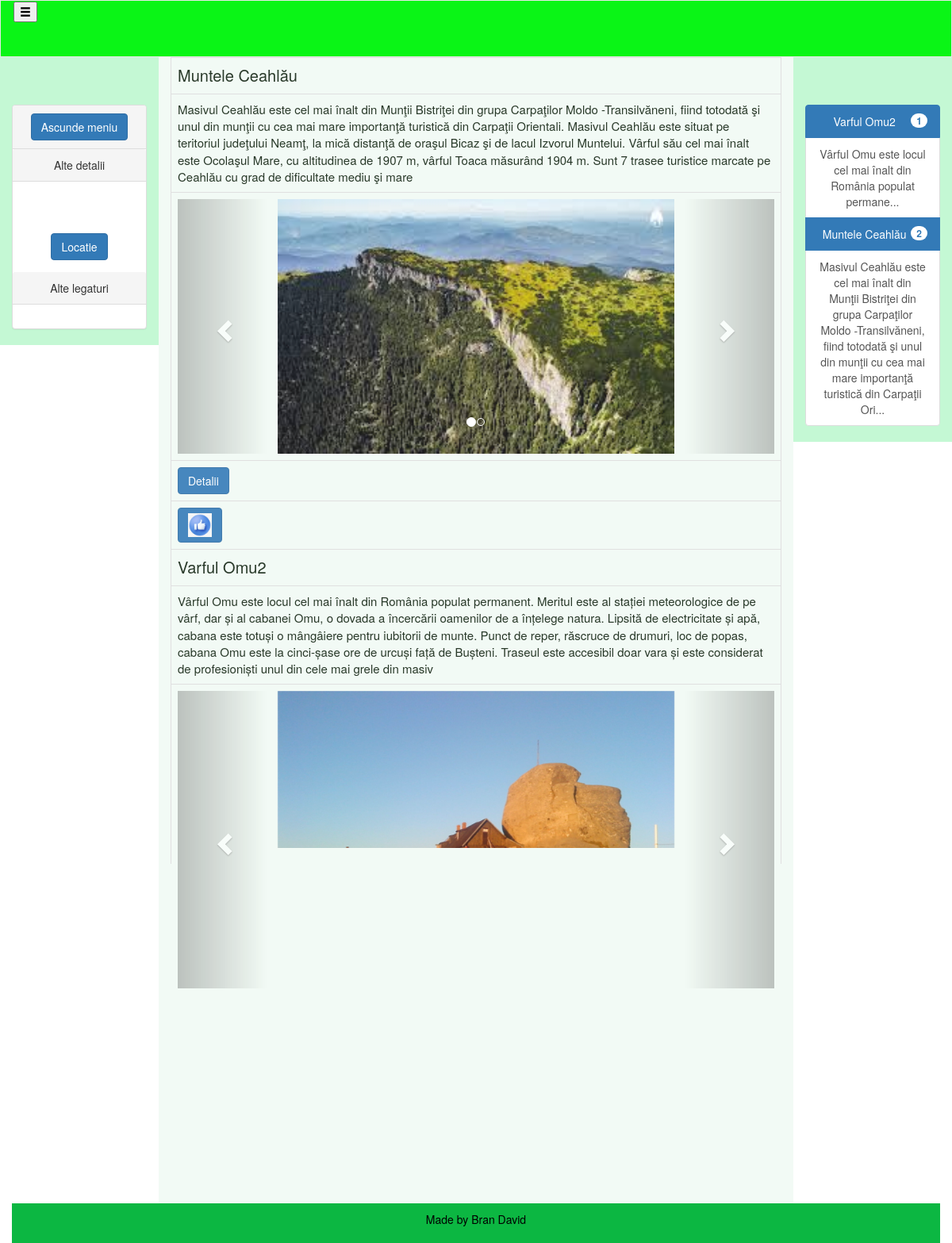
Screenshot of /topLocuri.php with the database file from the repository.
### tables this page shows
CREATE TABLE `zone_turistice` (
  `id` int(11) NOT NULL,
  `nume` varchar(30) NOT NULL DEFAULT '',
  `descriere` varchar(5000) NOT NULL DEFAULT '...',
  `imagine` varchar(300) NOT NULL
);

CREATE TABLE `top_zone` (
  `id` int(11) NOT NULL,
  `idparinte` int(11) DEFAULT 0,
  `voturi` int(11) NOT NULL DEFAULT 0,
  `observatii` varchar(400) NOT NULL
);

### QuiresSQL.php (called while the page is built, shortened)
<?php
class QuiresSQL {
    private $host="";
    private $usernameDB="";
    private $passwordDB="";
    private $nameDb="";
    private $con="";
     function __construct(){
        $this->host="localhost";
        $this->usernameDB="root";
        $this->passwordDB="";
        $this->nameDb="romania_frumoasa";
    }
    public function connect(){
        $this->con=mysqli_connect($this->host, $this->usernameDB, $this->passwordDB, $this->nameDb);
        return $this->con;
    }
    public function selectPage($page){
        $rows=2;
        $sql="SELECT * FROM `zone_turistice` limit ".$page.",".$rows;
        $result = mysqli_query($this->con, $sql);
        return $result;
    }
    public function count_Zone_Tutistice(){
        $sql="SELECT * FROM `zone_turistice`";
        $result = mysqli_query($this->con, $sql);
        $nr=mysqli_num_rows($result);
        return $nr;
    }
    public function selectTop5zone($table){
        $sql="SELECT t.idparinte, z.nume,z.descriere FROM `$table` as t INNER JOIN zone_turistice as z ON t.idparinte=z.id ORDER BY voturi DESC LIMIT 5";
        $result = mysqli_query($this->con, $sql) or die(mysqli_error("could not connect"));
        return $result;
     }
}

### topLocuri.php (the view)
 <?php include_once 'header.php';?>
 <?php
                    $select=new QuiresSQL();
                    $rowsparpage=2;
                    if(is_null($_REQUEST['p'])){
                         $p=0;
                    }else{
                         $page=$_REQUEST['p'];
                         $page=$page-1;
                         $p=$page*$rowsparpage;
                    }
                    $result=$select->selectPage($p);
                    echo'<table class="table table-bordered">';
                    while($row = mysqli_fetch_array( $result)){
                        $id=$row['id'];
                        $nume=$row['nume'];
                        $descriere=$row['descriere'];
                        $imgs=$row['imagine'];
                        echo'<tr><td style="font-size: 20px;">'.$nume.'</td></tr>
                             <tr><td style="font-size: 15px;text-align: left;">'.$descriere.'</td></tr>
                                    ';
                         $imagesSplit= explode(',', $imgs);
                         echo '<tr><td>
                         <div id="myCarousel'.$id.'" class="carousel slide" data-ride="carousel">';
                         echo '<ol class="carousel-indicators">';
                       $bool_first=true;
                       foreach ($imagesSplit as $image) {
                            if($bool_first){
                            echo '<li data-target="#myCarousel'.$id.'" data-slide-to="'.$image.'" class="active"></li>';
                            $bool_first=false;
                            }else{
                                 echo '<li data-target="#myCarousel'.$id.'" data-slide-to="'.$image.'"></li>';
                            }
                         }
                         echo '</ol>';
                         echo '<div class="carousel-inner">';
                         $bool_first=true;
                         foreach ($imagesSplit as $image) {
                              if($bool_first){
                              echo ' <div class="item active" align="center">';
                              $bool_first=false;
                              }else{
                                   echo ' <div class="item" align="center">';
                              }
                              echo '<img src="./imagini/'.$image.'" width="500px"/>';
                              echo '</div>';
                         }
                         echo '</div>';
                         echo '<a class="left carousel-control" href="#myCarousel'.$id.'" data-slide="prev">
                           <span class="glyphicon glyphicon-chevron-left"></span>
                           <span class="sr-only">Previous</span>
                         </a>
                         <a class="right carousel-control" href="#myCarousel'.$id.'" data-slide="next">
                           <span class="glyphicon glyphicon-chevron-right"></span>
                           <span class="sr-only">Next</span>
                         </a>
                       </div>
                       </td></tr>';
                         echo '<tr><td><button class="btn btn-primary" data-toggle="modal" data-target="#myModal" name="'.$id.'" onclick="showDetails(this)"> Detalii</button></td></tr>';
                         echo '<tr><td><button class="btn btn-primary" data-toggle="modal" data-target="#myModal" name="'.$id.'" onclick="addVot(this)""><img src="imagini/ptSite/likeFB.png" width="30px"/></button></td></tr>';
                    }
                    echo '</table>';
                    $prev_page=$_REQUEST['p']-1;
                    echo '<nav aria-label="...">
                         <ul class="pager">';
                    if($_REQUEST['p']>1){
                     echo '<li class="previous"><a href="topLocuri.php?p='.$prev_page.'"><span aria-hidden="true">&larr;</span>Back</a></li>';
                    }else{
                         echo '<li class="previous disabled"><a><span aria-hidden="true">&larr;</span>Back</a></li>';
                    }
                    $count=$select->count_Zone_Tutistice();
                    $next_page=$_REQUEST['p']+1;
                    $check=$p+$rowsparpage;
                    if($count>$check){
                    echo '<li class="next"><a href="topLocuri.php?p='.$next_page.'"><span aria-hidden="true">&rarr;</span>Next</a></li>';
                    }else{
                         echo '<li class="next disabled"><a><span aria-hidden="true">&rarr;</span>Back</a></li>';
                    }
                    echo '</ul>';
                    echo '<div id="pag_nr">
                    <ul class="pagination">';
                    $limit=$count/$rowsparpage;
                    $limit=ceil($limit);
                    for($i=1;$i<=$limit;$i++){
                         if($i==$_REQUEST['p']){
                         echo '<li class="active"><a>'.$i.' <span class="sr-only">(current)</span></a></li>';
                         }else{
                         echo '<li><a href="topLocuri.php?p='.$i.'">'.$i.'</a></li>';
                         }
                    }
                    echo '</ul>
                         </div>
                         </nav>';
     ?>
<?php include_once 'footer.php';?>

### header.php (shortened to what this page needs)
<!DOCTYPE html>
<html lang="en">
<head>
  <link rel="stylesheet" href="https://maxcdn.bootstrapcdn.com/bootstrap/3.3.7/css/bootstrap.min.css">
  <link rel="stylesheet" href="styleCenter.css">
</head>
<body>
<nav class="navbar navbar-default" id="navbar1">
  <div class="container-fluid" >
  <nav class="navbar navbar-dark bg-dark">
    <button class="navbar-toggler" type="button" data-toggle="collapse" data-target="#navbarToggleExternalContent" aria-controls="navbarToggleExternalContent" aria-expanded="false" aria-label="Toggle navigation">
      <span class="glyphicon glyphicon-menu-hamburger"></span>
    </button>
  </nav>
  </div>
</nav>
<div class="container-fluid text-center">
  <?php require_once "QuiresSQL.php"; ?>
    <div class="row content">
    <div class="col-sm-2 sidenav">
    <div class="panel panel-default">
    <div class="panel-heading">
    <button class="btn btn-primary" id="button1" onclick="buttonShow()" value="true">Ascunde meniu</button>
    </div>
    <div class="panel-heading">Alte detalii</div>
    <div class="panel-body"><h3><p id="detalii_nume"> </p></h3></div>
    <div class="panel-body"><a id="link_adresa" class="btn btn-primary"> Locatie</a></div>
    <div class="panel-heading">Alte legaturi</div>
    <div class="panel-body" id="body_links"></div>
    </div>
    </div>
    <div class="col-sm-8 text-left bodyCentral" bg="#0CB742">

### footer.php (shortened to what this page needs)
</div>
<div class="col-sm-2 sidenav">
<?php
                    echo'<div class="list-group">';
                    $select=new QuiresSQL();
                    $result=$select->selectTop5zone("top_zone");
                             echo'<ul class="list-group">';
                               $nr=1;
                             while($row = mysqli_fetch_array( $result)){
                                 $nume=$row['nume'];
                                 $descriere=$row['descriere'];
                                 if(strlen($descriere)>200){
                                 $trimStr=substr($descriere,0,200)."...";
                                 }else{
                                   $trimStr=$descriere;
                                 }
                                 echo'<a class="list-group-item active"> <span class="badge">'.$nr.'</span>'.$nume.'</a>
                                      <a class="list-group-item">'.$trimStr.'</a>
                                      ';
                             $nr++;
                            }
                             echo '</div>';
  ?>
</div>
</div>
 <footer class="container-fluid text-center">
  <p>Made by Bran David</p>
</footer>
</body>
</html>

### styleCenter.css (style rules this page uses)
html,body { background-image: url('imagini/ptSite/bgForest.jpg'); height: 100%; }
#navbar1 { margin-bottom: 0; border-radius: 0; background-color: #0af516; color: rgb(0, 0, 0); }
.sidenav { padding-top: 5%; background-color: #c4f8d4; height: 10%; }
div.bodyCentral { background-color: #f1faf4; opacity: 0.9; min-height: 800px; color: rgba(1, 19, 1, 0.932); height: 100%; }
footer { background-color: #0CB742; color: black; padding: 10px; height: 10%; }

### rows the page displays
zone_turistice: nume "Muntele Ceahlău", descriere "Masivul Ceahlău este cel mai înalt din Munţii Bistriţei din grupa Carpaţilor Moldo -Transilvăneni, fiind totodată şi unul din munţii cu cea mai mare importanţă turistică din Carpaţii Orientali. Masivul Ceahlău este situat pe teritoriul judeţului Neamţ, la mică distanţă de oraşul Bicaz şi de lacul Izvorul Muntelui. Vârful său cel mai înalt este Ocolaşul Mare, cu altitudinea de 1907 m, vârful Toaca măsurând 1904 m. Sunt 7 trasee turistice marcate pe Ceahlău cu grad de dificultate mediu şi mare"
zone_turistice: nume "Varful Omu2", descriere "Vârful Omu este locul cel mai înalt din România populat permanent. Meritul este al stației meteorologice de pe vârf, dar și al cabanei Omu, o dovada a încercării oamenilor de a înțelege natura. Lipsită de electricitate și apă, cabana este totuși o mângâiere pentru iubitorii de munte. Punct de reper, răscruce de drumuri, loc de popas, cabana Omu este la cinci-șase ore de urcuși față de Bușteni. Traseul este accesibil doar vara și este considerat de profesioniști unul din cele mai grele din masiv"
top_zone: zone_turistice.nume "Varful Omu2", zone_turistice.descriere "Vârful Omu este locul cel mai înalt din România populat permane..."
top_zone: zone_turistice.nume "Muntele Ceahlău", zone_turistice.descriere "Masivul Ceahlău este cel mai înalt din Munţii Bistriţei din grupa Carpaţilor Moldo -Transilvăneni, fiind totodată şi unul din munţii cu cea mai mare importanţă turistică din Carpaţii Ori..."
